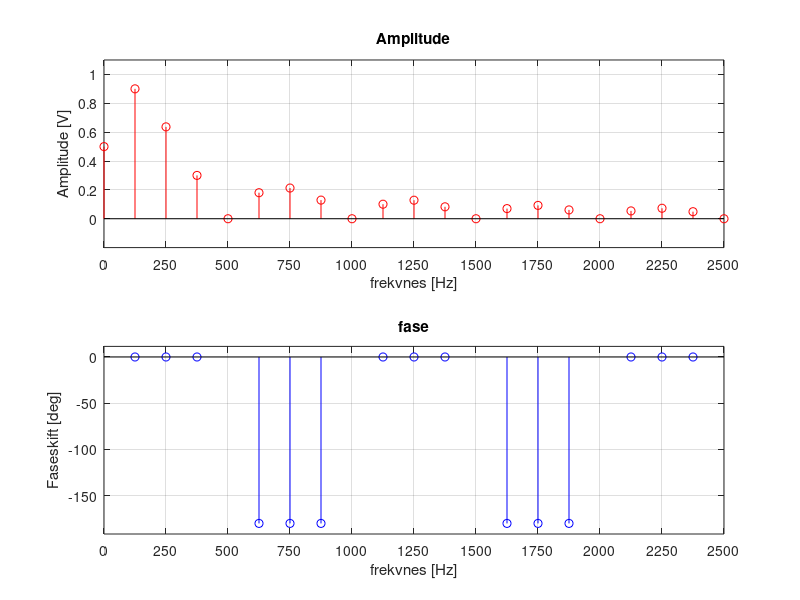
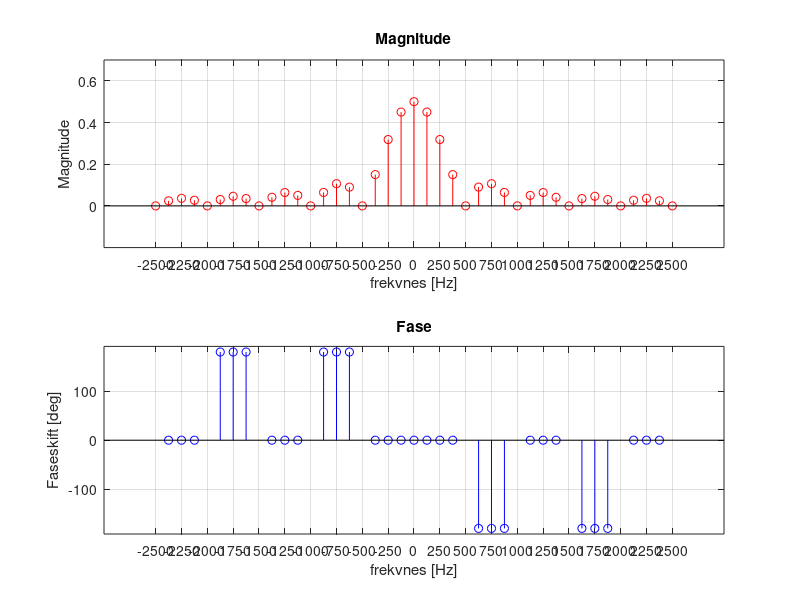

The MATLAB script that drew these images, in order:

3;

function out = mySquareV1(t, f0, d_c, bds=[-1,1], cent=false)
    #{ 
        t: tidsvektor
        f0: fundemental frekvens
        d_c: duty cycle 
        bds: bounds aks grenser (hva høy og lav er i verdi) -> bds(1) = lav verdi, bds(2) = høy verdi.  
        cent: få en sentrerrt positiv puls omkring origo (alså tidskifte med halv pulsperiode, t+t1 hvor t1 = (T*d_c/100)/2)

        return verdi -> t: tidsavektor om pds=0 t_ut = t_in eller så er den tilpaset skalert til ms, out: resulterde verdier for y aksen (amplitude vektor).
    #} 

    T = 1/f0;
        
    d_c = d_c/100;
    rads = t*2*pi*f0;

    if cent;
        rads = t*2*pi*f0 + (2*pi*d_c)/2;
    end;

    pulse_end_rad = 2*pi*d_c;
    n_rad = mod(rads, 2*pi );

    out = n_rad;
    out(n_rad > pulse_end_rad) = bds(1);
    out(n_rad <= pulse_end_rad) = bds(2);
 
end;

function [a_0, y, t] = findA0(func, T, dp)

    dt = T/dp;
    t = 0:dt:(T-dt);
    y = func(t);

    a_0 = mean(y);
end;

function [amp_l, phi_l, freq_l, a_l, b_l, amp_min_max, phi_min_max] = findAandBs(func, T, num_coffs, dp)
    % a_n = (2/T) * integral(x(t)cos(w_0*n*t), 0, T)
    % b_n = (2/T) * integral(x(t)sin(w_0*n*t), 0, T)
    % x(t) = dc + ( a_n*cos(w_0*n*t) + b_n*sin(w_0*n*t) ) -> amp*cos(w_0*n*t + phi), 
    % hvor, a_n = amp*cos(phi), b_n = -amp*sin(phi) ->  amp = sqrt(a_n^2+b_n^2) og phi = arctan(-b_n/a_n)

    n = 1:num_coffs;
    w_0 = (2*pi)/T;

    dt = T/dp;
    t = 0:dt:(T-dt);
    
    a_l = [];
    b_l = [];

    freq_l = [];

    amp_l = [];
    phi_l = [];
    for i=n;
        y_a = func(t).*cos(i*w_0*t);
        y_b = func(t).*sin(i*w_0*t);

        coff_a =  2*mean(y_a);
        coff_b =  2*mean(y_b);

        a_l = [a_l, coff_a];
        b_l = [b_l, coff_b];
        freq_l = [freq_l, i/T];
    end;

    amp_l = sqrt(a_l.^2 + b_l.^2);
    phi_l = atan2(-b_l, a_l);

    lim = max(amp_l)*1e-6;
    phi_l(amp_l < lim ) = NaN;

    amp_min_max = [min(amp_l), max(amp_l)];
    phi_min_max = [min(phi_l), max(phi_l)];
end;

function [mag_l, phi_l, freq_l, c_l, mag_min_max, phi_min_max] = findCs(func, T, num_coffs, dp)
    % c_n = (1/T) * integral(x(t)*exp(-j*w*n*t), 0, T)
    % x(t) = dc + c_n*exp(j*w*t) -> n = [-l, l] 

    l = num_coffs;
    n = [-l:l];
    w_0 = (2*pi)/T;

    dt = T/dp;
    t = 0:dt:(T-dt);
    
    c_l = [];

    freq_l = [];

    mag_l = [];
    phi_l = [];
    for i=n;
        y1 = func(t).*exp(-j*w_0*i*t);

        coff_c =  mean(y1);

        c_l = [c_l, coff_c];
        freq_l = [freq_l, i/T];
    end;

    mag_l = abs(c_l);
    phi_l = angle(c_l);

    lim = max(mag_l)*1e-6;

    phi_l(mag_l < lim ) = NaN;

    mag_min_max = [min(mag_l), max(mag_l)];
    phi_min_max = [min(phi_l), max(phi_l)];
end;

function deg = radToDeg(rad)
    deg = rad*(180/pi);
end;

function out =  myFunc(t)
    T = 8e-3;
    A = 2;
    f0 = 1/T;
    tau = T/4;
    d_c = round((tau/T)*100);
    out = mySquareV1(t,f0, d_c, [0, A], true);
    %out = sin(t*f0*2*pi) + sin(t*f0*2*pi + pi/4);
end;


T = 8e-3;

dp = 140;
freqs = 20;

dc = findA0(@myFunc, T, dp);
[amp_l, phi_l, freq_l, a_l, b_l, amp_mm, phi_mm] = findAandBs(@myFunc, T, freqs, dp);
figure(1);
subplot(2,1,1);
stem([0, freq_l], [dc, amp_l], "r");
ylim([amp_mm(1)-.2, amp_mm(2)+.2]);
ylabel("Amplitude [V]"); xlabel("frekvnes [Hz]")
title("Amplitude")
xticks(0:250:freq_l(end));
grid()

subplot(2,1,2)
marg = radToDeg(.2);
phi_mm = radToDeg(phi_mm);
stem(freq_l, radToDeg(phi_l), "b");
ylim([phi_mm(1)-marg, phi_mm(2)+marg]);
ylabel("Faseskift [deg]"); xlabel("frekvnes [Hz]")
title("fase")
xticks(0:250:freq_l(end));
grid()

figure(2);
[mag_l, phi_l, freq_l, c_l, mag_mm, phi_mm] = findCs(@myFunc, T, freqs, dp);

subplot(2,1,1)
stem(freq_l, mag_l, "r");

ylim([mag_mm(1)-.2, mag_mm(2)+.2]);
xticks(freq_l(1):250:freq_l(end));
title("Magnitude")
ylabel("Magnitude"); xlabel("frekvnes [Hz]")
grid()

subplot(2,1,2)
phi_mm = radToDeg(phi_mm);
stem(freq_l, radToDeg(phi_l), "b");

ylim([phi_mm(1)-marg, phi_mm(2)+marg]);
xticks(freq_l(1):250:freq_l(end));
title("Fase")
ylabel("Faseskift [deg]"); xlabel("frekvnes [Hz]")
grid()
